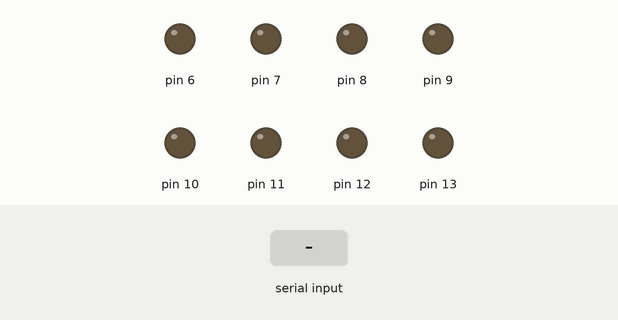
This sketch was run on a simulated Arduino Uno, built with avr-gcc and run on an emulated ATmega328P. Parts: output pins drawn as LEDs (lit = HIGH). The inputs (shaded band) are chosen by the test bench.

Above: at 1.2 s.
1.3 s: "1" received over the second serial link
At 2.5 s:
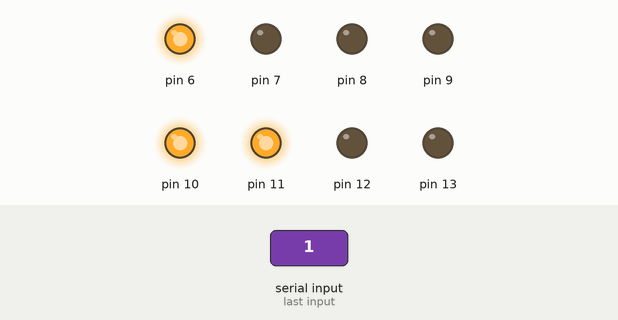
2.8 s: "0" received over the second serial link
At 3.9 s:
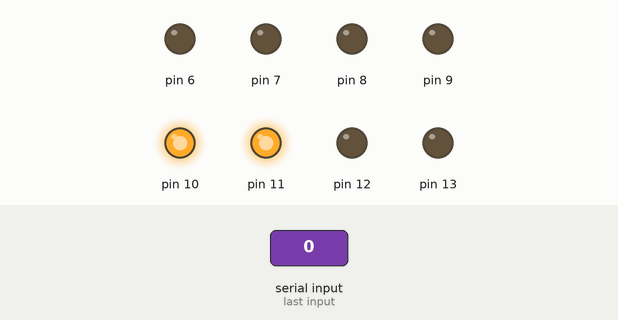
4.3 s: "2" received over the second serial link
At 5.0 s:
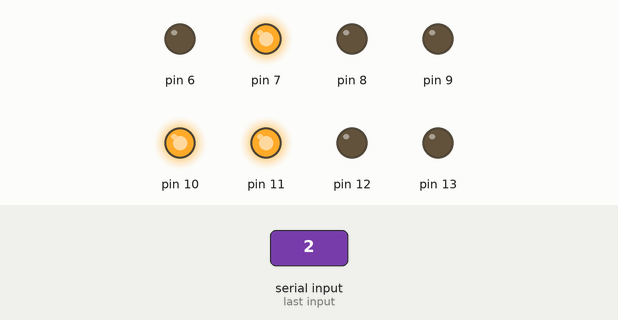
Timing chart, 0 to 7.3 s (numbered marks = the images above; inputs shaded):
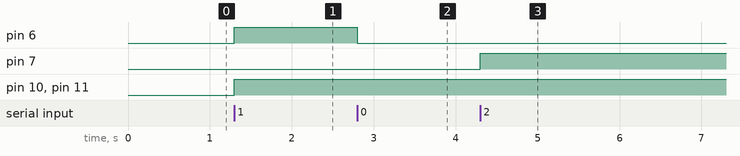

Measured:
- after the input at 1.3 s, pin 6, pin 10, pin 11: LOW → HIGH at once
- after the input at 2.8 s, pin 6: HIGH → LOW at once
- after the input at 4.3 s, pin 7: LOW → HIGH at once

The sketch:

ARDUINO.ino
```cpp
#include <SoftwareSerial.h>
SoftwareSerial BT(0, 1);  // TX, RX

// === PIN MAP ===
// Output: 8 bits total
//   PORTD6 - Pin 6  (bit 0)
//   PORTD7 - Pin 7  (bit 1)
//   PORTB0 - Pin 8  (bit 2)
//   PORTB1 - Pin 9  (bit 3)
//   PORTB2 - Pin 10 (bit 4)
//   PORTB3 - Pin 11 (bit 5)
//   PORTB4 - Pin 12 (bit 6)
//   PORTB5 - Pin 13 (bit 7)

// Input: 3 bits


// === STATE TRACKING ===
byte lastOutput = 0xFF;  // Force update on first run
byte lastInput = 0xFF;   // Force input send on first loop

void setup() {
  BT.begin(9600);  // HC-06 default baud rate
  Serial.begin(57600);

  // === Set output bits (Pin 6 and 7 of Port D) ===
  DDRD |= 0b11000000;  // Set pins 6 and 7 of PORTD as output

  // === Set output bits (Pins 0 to 5 of Port B) ===
  DDRB |= 0b00111111;  // Set pins 0 to 5 of PORTB as output
}

void loop() {
  // === Read from HC-06 ===
  if (BT.available()) {
    byte incoming = BT.read();
    if (incoming != lastOutput) {
      setOutputPins(incoming);
      lastOutput = incoming;
    }
  }

  // === Read input and send back ===
  byte currentInput = readInputPins();
  if (currentInput != lastInput) {
    BT.write(currentInput);
    lastInput = currentInput;
  }
}

// === Set Output Pins Using PORTB and PORTD ===
void setOutputPins(byte value) {
  // First 2 bits to PORTD6 and PORTD7
  PORTD = (PORTD & 0b00111111) | ((value & 0b00000011) << 6);

  // Remaining 6 bits to PORTB0–5
  PORTB = (PORTB & 0b11000000) | ((value >> 2) & 0b00111111);
}

// === Read A0–A2 as 3-bit binary from PINC ===
byte readInputPins() {
  return 0b00000101;
}
```
